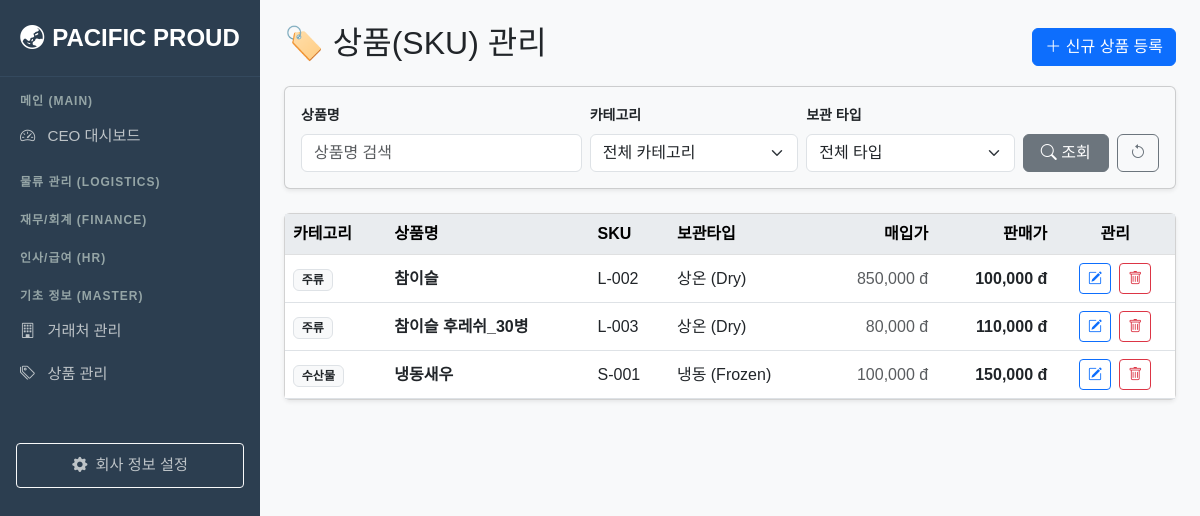
/products/, run on an earlier commit of the app's database.
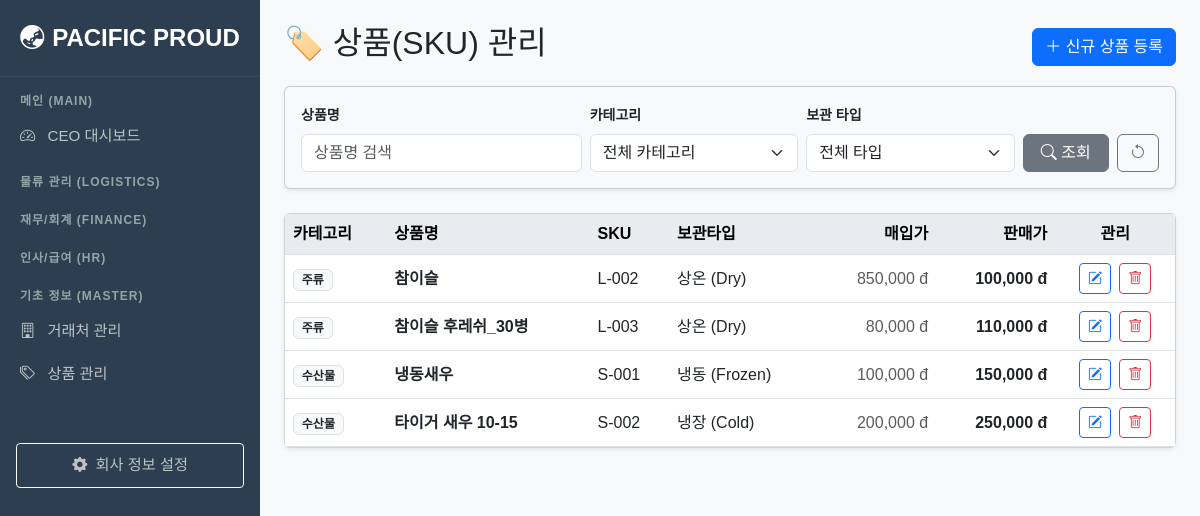
And on a later commit of the database.
### fulfillment/models.py (models this page shows, shortened)
class Product(models.Model):
    sku = models.CharField(max_length=50, unique=True)
    name = models.CharField(max_length=100)
    category = models.CharField(max_length=20, choices=ProductCategory.choices, default=ProductCategory.SEAFOOD)
    storage_type = models.CharField(max_length=20, choices=StorageType.choices)
    unit = models.CharField(max_length=10, default='EA')
    purchase_price = models.DecimalField(max_digits=10, decimal_places=0, default=0)
    price = models.DecimalField(max_digits=10, decimal_places=0)
    shelf_life_days = models.IntegerField(default=7)
    is_taxable = models.BooleanField(default=True)

### fulfillment/views.py (the view)
# urls.py: path('products/', views.product_list, name='product_list'),
def product_list(request):
    products = Product.objects.order_by('category', 'name')
    name_query = request.GET.get('name')
    category_query = request.GET.get('category')
    storage_query = request.GET.get('storage')
    if name_query:
        products = products.filter(name__icontains=name_query)
    if category_query:
        products = products.filter(category=category_query)
    if storage_query:
        products = products.filter(storage_type=storage_query)
    form = ProductForm()
    from .models import ProductCategory, StorageType
    return render(request, 'fulfillment/product_list.html', {
        'products': products,
        'form': form,
        'categories': ProductCategory.choices, # 카테고리 목록
        'storages': StorageType.choices,       # 보관타입 목록
    })

### fulfillment/forms.py
class ProductForm(forms.ModelForm):
    class Meta:
        model = Product
        fields = ['name', 'sku', 'category', 'storage_type', 'unit', 'purchase_price', 'price', 'shelf_life_days', 'is_taxable']
        widgets = {
            'name': forms.TextInput(attrs={'class': 'form-control'}),
            'sku': forms.TextInput(attrs={'class': 'form-control'}),
            'category': forms.Select(attrs={'class': 'form-select'}),
            'storage_type': forms.Select(attrs={'class': 'form-select'}),
            'unit': forms.TextInput(attrs={'class': 'form-control'}),
            'purchase_price': forms.NumberInput(attrs={'class': 'form-control'}),
            'price': forms.NumberInput(attrs={'class': 'form-control'}),
            'shelf_life_days': forms.NumberInput(attrs={'class': 'form-control'}),
            'is_taxable': forms.CheckboxInput(attrs={'class': 'form-check-input'}),
        }

### templates/fulfillment/product_list.html (shortened to what this page needs)
{% extends 'base.html' %}
{% load humanize %}
{% block content %}
<div class="d-flex justify-content-between align-items-center mb-3">
    <h2>🏷️ 상품(SKU) 관리</h2>
    <button type="button" class="btn btn-primary" data-bs-toggle="modal" data-bs-target="#addProductModal">
        <i class="bi bi-plus-lg"></i> 신규 상품 등록
    </button>
</div>
<div class="card shadow-sm mb-4 bg-light">
    <div class="card-body py-3">
        <form method="get" class="row g-2 align-items-end">
            <div class="col-md-4">
                <label class="form-label fw-bold small">상품명</label>
                <input type="text" name="name" class="form-control" value="{{ request.GET.name }}" placeholder="상품명 검색">
            </div>
            <div class="col-md-3">
                <label class="form-label fw-bold small">카테고리</label>
                <select name="category" class="form-select">
                    <option value="">전체 카테고리</option>
                </select>
            </div>
            <div class="col-md-3">
                <label class="form-label fw-bold small">보관 타입</label>
                <select name="storage" class="form-select">
                    <option value="">전체 타입</option>
                </select>
            </div>
            <div class="col-md-2 d-flex gap-2">
                <button type="submit" class="btn btn-secondary flex-fill">
                    <i class="bi bi-search"></i> 조회
                </button>
                <a href="{% url 'fulfillment:product_list' %}" class="btn btn-outline-secondary">
                    <i class="bi bi-arrow-counterclockwise"></i>
                </a>
            </div>
        </form>
    </div>
</div>
<div class="card shadow-sm mt-3">
    <div class="card-body p-0">
        <table class="table table-hover align-middle mb-0">
            <thead class="table-light">
                <tr>
                    <th>카테고리</th>
                    <th>상품명</th>
                    <th>SKU</th>
                    <th>보관타입</th>
                    <th class="text-end">매입가</th>
                    <th class="text-end">판매가</th>
                    <th class="text-center">관리</th>
                </tr>
            </thead>
            <tbody>
                {% for item in products %}
                <tr>
                    <td><span class="badge bg-light text-dark border">{{ item.get_category_display }}</span></td>
                    <td class="fw-bold">{{ item.name }}</td>
                    <td>{{ item.sku }}</td>
                    <td>{{ item.get_storage_type_display }}</td>
                    <td class="text-end text-muted">{{ item.purchase_price|intcomma }} đ</td>
                    <td class="text-end fw-bold">{{ item.price|intcomma }} đ</td>
                    <td class="text-center">
                        <a href="{% url 'fulfillment:product_update' item.id %}" class="btn btn-sm btn-outline-primary me-1">
                            <i class="bi bi-pencil-square"></i>
                        </a>
                        <a href="{% url 'fulfillment:product_delete' item.id %}" class="btn btn-sm btn-outline-danger">
                            <i class="bi bi-trash"></i>
                        </a>
                    </td>
                </tr>
                {% empty %}
                <tr><td colspan="7" class="text-center p-4">등록된 상품이 없습니다.</td></tr>
                {% endfor %}
            </tbody>
        </table>
    </div>
</div>
{% endblock %}

What changed in the data, as far as the page shows it:
added Product: category "수산물", name "타이거 새우 10-15", sku "S-002", storage_type "냉장 (Cold)", purchase_price "200,000", price "250,000"
